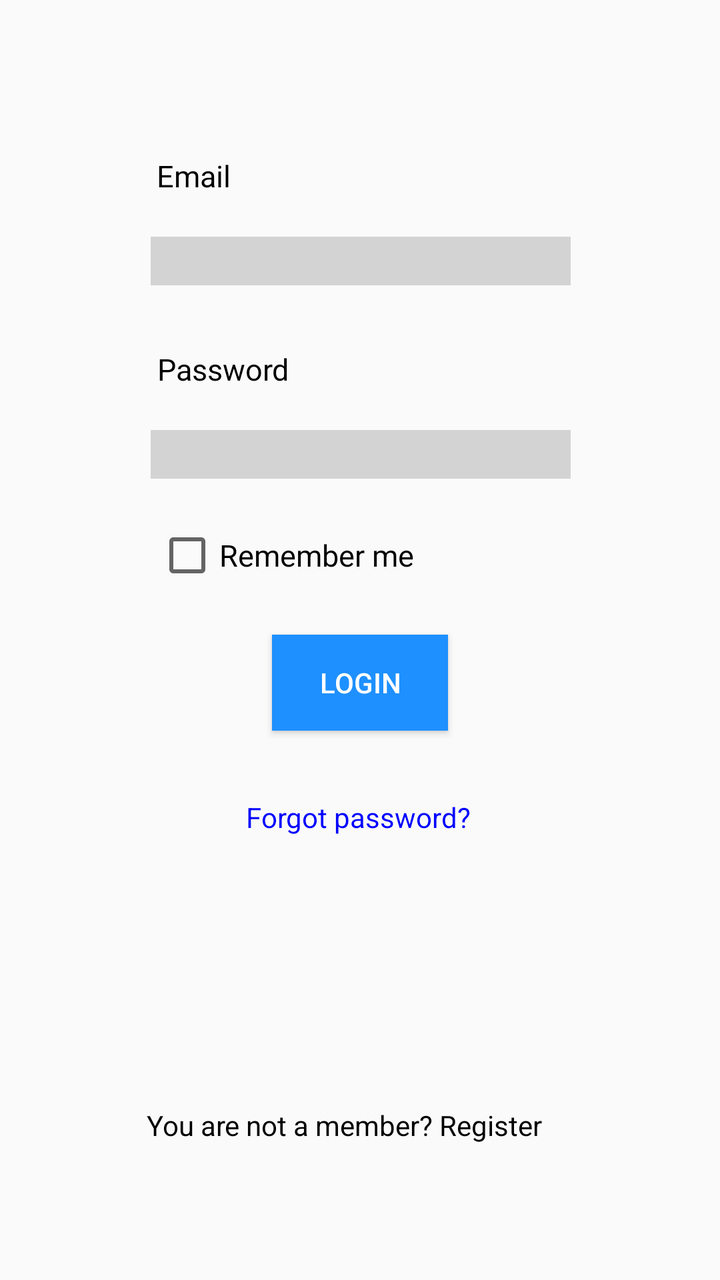
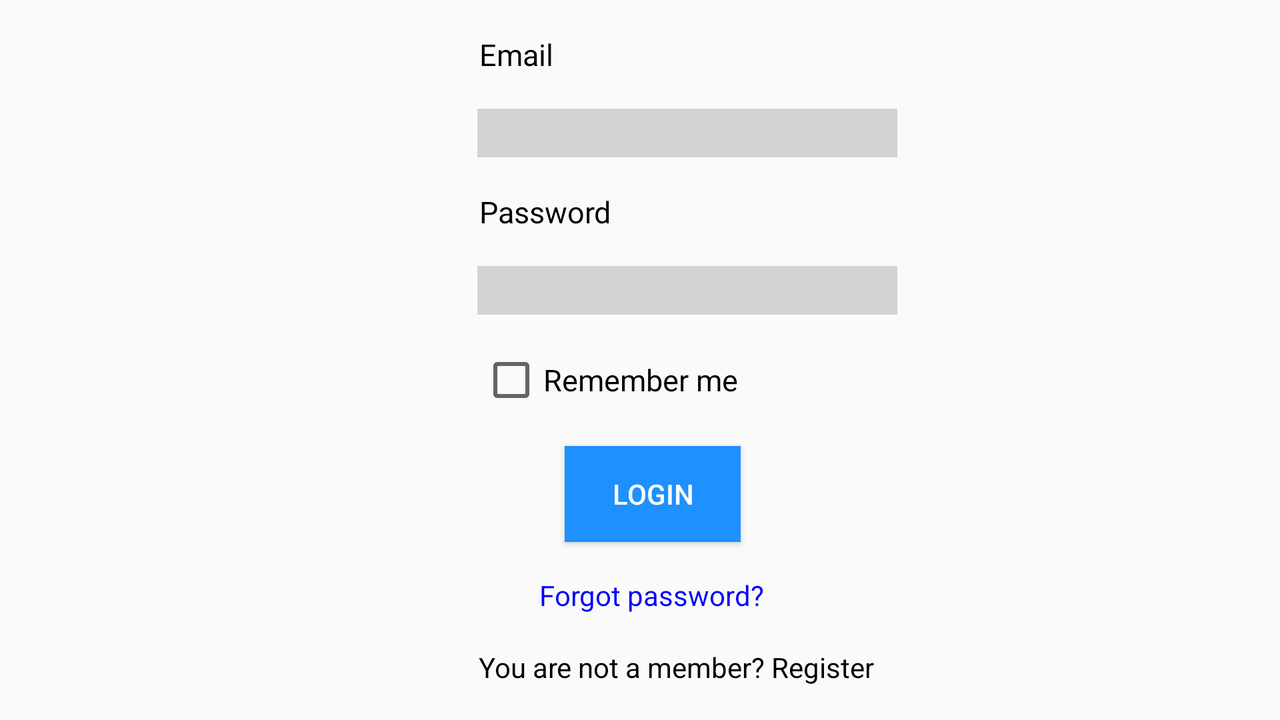

One screen, two layout resources from the same app: the default and the repository's alternative for another configuration. Each is rendered where Android would select it; the XML of both is given below.
<!-- AndroidManifest.xml: application theme AppTheme -->
<!-- res/layout/fragment_customer.xml -->
<?xml version="1.0" encoding="utf-8"?>
<FrameLayout xmlns:android="http://schemas.android.com/apk/res/android"
    xmlns:app="http://schemas.android.com/apk/res-auto"
    xmlns:tools="http://schemas.android.com/tools"
    android:id="@+id/customer_portrait_fragment"
    android:layout_width="match_parent"
    android:layout_height="match_parent"
    tools:context=".CustomerCompleteSignUpFragment">

    
    <android.support.constraint.ConstraintLayout xmlns:android="http://schemas.android.com/apk/res/android"
        xmlns:app="http://schemas.android.com/apk/res-auto"
        xmlns:tools="http://schemas.android.com/tools"
        android:layout_width="match_parent"
        android:layout_height="match_parent"
        tools:context=".ContraintPractise">


        <EditText
            android:id="@+id/customer_email"
            android:layout_width="wrap_content"
            android:layout_height="wrap_content"
            android:layout_marginBottom="8dp"
            android:layout_marginEnd="8dp"
            android:layout_marginStart="8dp"
            android:layout_marginTop="92dp"
            android:background="@color/textBoxColor"
            android:ems="10"
            android:inputType="textEmailAddress"
            app:layout_constraintBottom_toBottomOf="parent"
            app:layout_constraintEnd_toEndOf="parent"
            app:layout_constraintHorizontal_bias="0.503"
            app:layout_constraintStart_toStartOf="parent"
            app:layout_constraintTop_toTopOf="parent"
            app:layout_constraintVertical_bias="0.051" />

        <Button
            android:id="@+id/login_button"
            android:layout_width="wrap_content"
            android:layout_height="wrap_content"
            android:layout_marginBottom="8dp"
            android:layout_marginEnd="8dp"
            android:layout_marginStart="8dp"
            android:layout_marginTop="8dp"
            android:background="@color/loginButtonBlue"
            android:text="@string/login_text"
            android:textColor="@color/loginWhiteColor"
            app:layout_constraintBottom_toBottomOf="parent"
            app:layout_constraintEnd_toEndOf="parent"
            app:layout_constraintStart_toStartOf="parent"
            app:layout_constraintTop_toBottomOf="@+id/remember_me_checkbox"
            app:layout_constraintVertical_bias="0.056" />

        <CheckBox
            android:id="@+id/remember_me_checkbox"
            android:layout_width="wrap_content"
            android:layout_height="wrap_content"
            android:layout_marginBottom="8dp"
            android:layout_marginEnd="8dp"
            android:layout_marginStart="8dp"
            android:layout_marginTop="20dp"
            android:ems="10"
            android:text="@string/remember_me"
            android:textColor="@color/textBlackColor"
            android:textSize="15sp"
            app:layout_constraintBottom_toBottomOf="parent"
            app:layout_constraintEnd_toEndOf="parent"
            app:layout_constraintHorizontal_bias="0.416"
            app:layout_constraintStart_toStartOf="parent"
            app:layout_constraintTop_toBottomOf="@+id/customer_password"
            app:layout_constraintVertical_bias="0.007" />

        <EditText
            android:id="@+id/customer_password"
            android:layout_width="wrap_content"
            android:layout_height="wrap_content"
            android:layout_marginBottom="8dp"
            android:layout_marginEnd="8dp"
            android:layout_marginStart="8dp"
            android:layout_marginTop="8dp"
            android:background="@color/textBoxColor"
            android:ems="10"
            android:inputType="textPassword"
            app:layout_constraintBottom_toBottomOf="parent"
            app:layout_constraintEnd_toEndOf="parent"
            app:layout_constraintHorizontal_bias="0.503"
            app:layout_constraintStart_toStartOf="parent"
            app:layout_constraintTop_toBottomOf="@+id/customer_email"
            app:layout_constraintVertical_bias="0.141" />

        <TextView
            android:id="@+id/textView2"
            android:layout_width="wrap_content"
            android:layout_height="wrap_content"
            android:layout_marginBottom="8dp"
            android:layout_marginEnd="8dp"
            android:layout_marginStart="8dp"
            android:layout_marginTop="8dp"
            android:ems="10"
            android:text="@string/email_text"
            android:textColor="@color/textBlackColor"
            android:textSize="15sp"
            app:layout_constraintBottom_toTopOf="@+id/customer_email"
            app:layout_constraintEnd_toEndOf="parent"
            app:layout_constraintHorizontal_bias="0.421"
            app:layout_constraintStart_toStartOf="parent"
            app:layout_constraintTop_toTopOf="parent"
            app:layout_constraintVertical_bias="0.85" />

        <TextView
            android:id="@+id/textView3"
            android:layout_width="wrap_content"
            android:layout_height="wrap_content"
            android:layout_marginBottom="8dp"
            android:layout_marginEnd="8dp"
            android:layout_marginStart="8dp"
            android:layout_marginTop="8dp"
            android:ems="10"
            android:text="@string/password_text"
            android:textColor="@color/textBlackColor"
            android:textSize="15sp"
            app:layout_constraintBottom_toTopOf="@+id/customer_password"
            app:layout_constraintEnd_toEndOf="parent"
            app:layout_constraintHorizontal_bias="0.423"
            app:layout_constraintStart_toStartOf="parent"
            app:layout_constraintTop_toBottomOf="@+id/customer_email"
            app:layout_constraintVertical_bias="0.659" />

        <TextView
            android:id="@+id/customer_register"
            android:layout_width="wrap_content"
            android:layout_height="21dp"
            android:layout_marginBottom="8dp"
            android:layout_marginEnd="8dp"
            android:layout_marginStart="8dp"
            android:layout_marginTop="8dp"
            android:ems="13"
            android:text="@string/member_text"
            android:textColor="@color/textBlackColor"
            app:layout_constraintBottom_toBottomOf="parent"
            app:layout_constraintEnd_toEndOf="parent"
            app:layout_constraintHorizontal_bias="0.497"
            app:layout_constraintStart_toStartOf="parent"
            app:layout_constraintTop_toTopOf="parent"
            app:layout_constraintVertical_bias="0.904" />

        <TextView
            android:id="@+id/customer_forgot_password"
            android:layout_width="wrap_content"
            android:layout_height="18dp"
            android:layout_marginBottom="8dp"
            android:layout_marginEnd="8dp"
            android:layout_marginStart="8dp"
            android:layout_marginTop="352dp"
            android:ems="7"
            android:text="@string/forgot_password"
            android:textColor="@color/registerBlueColor"
            app:layout_constraintBottom_toTopOf="@+id/customer_register"
            app:layout_constraintEnd_toEndOf="parent"
            app:layout_constraintStart_toStartOf="parent"
            app:layout_constraintTop_toTopOf="parent"
            app:layout_constraintVertical_bias="0.269" />

    </android.support.constraint.ConstraintLayout>


</FrameLayout>
<!-- resources referenced by this layout -->
<resources>
  <color name="loginButtonBlue">#1E90FF</color>
  <color name="loginWhiteColor">#FFFFFF</color>
  <color name="registerBlueColor">#0000FF</color>
  <color name="textBlackColor">#000000</color>
  <color name="textBoxColor">#D3D3D3</color>
  <string name="email_text">Email</string>
  <string name="forgot_password">Forgot password?</string>
  <string name="login_text">Login</string>
  <string name="member_text">You are not a member? Register</string>
  <string name="password_text">Password</string>
  <string name="remember_me">Remember me</string>
  <style name="AppTheme" parent="Theme.AppCompat.Light.DarkActionBar">
          
          <item name="colorPrimary">@color/colorPrimary</item>
          <item name="colorPrimaryDark">@color/colorPrimaryDark</item>
          <item name="colorAccent">@color/colorAccent</item>
      </style>
  <color name="colorPrimary">#3F51B5</color>
  <color name="colorPrimaryDark">#303F9F</color>
  <color name="colorAccent">#FF4081</color>
</resources>
<!-- res/layout-land/fragment_customer.xml (the repository's variant of the layout above) -->
<!-- drawn on the phone turned sideways -->
<?xml version="1.0" encoding="utf-8"?>
<FrameLayout xmlns:android="http://schemas.android.com/apk/res/android"
    xmlns:app="http://schemas.android.com/apk/res-auto"
    xmlns:tools="http://schemas.android.com/tools"
    android:id="@+id/customer_landscape_fragment"
    android:layout_width="match_parent"
    android:layout_height="match_parent"
    tools:context=".CustomerCompleteSignUpFragment">

    
    <android.support.constraint.ConstraintLayout xmlns:android="http://schemas.android.com/apk/res/android"
        xmlns:app="http://schemas.android.com/apk/res-auto"
        xmlns:tools="http://schemas.android.com/tools"
        android:layout_width="match_parent"
        android:layout_height="match_parent"
        tools:context=".ContraintPractise">


        <EditText
            android:id="@+id/customer_email"
            android:layout_width="wrap_content"
            android:layout_height="wrap_content"
            android:layout_marginEnd="8dp"
            android:layout_marginStart="8dp"
            android:background="@color/textBoxColor"
            android:ems="10"
            android:inputType="textEmailAddress"
            app:layout_constraintBottom_toTopOf="@+id/textView3"
            app:layout_constraintEnd_toEndOf="parent"
            app:layout_constraintHorizontal_bias="0.331"
            app:layout_constraintStart_toStartOf="@+id/guideline"
            app:layout_constraintTop_toBottomOf="@+id/textView2" />

        <Button
            android:id="@+id/login_button"
            android:layout_width="wrap_content"
            android:layout_height="wrap_content"
            android:layout_marginEnd="8dp"
            android:layout_marginStart="8dp"
            android:background="@color/loginButtonBlue"
            android:text="@string/login_text"
            android:textColor="@color/loginWhiteColor"
            app:layout_constraintBottom_toTopOf="@+id/customer_forgot_password"
            app:layout_constraintEnd_toEndOf="parent"
            app:layout_constraintHorizontal_bias="0.339"
            app:layout_constraintStart_toStartOf="@+id/guideline"
            app:layout_constraintTop_toBottomOf="@+id/remember_me_checkbox" />

        <CheckBox
            android:id="@+id/remember_me_checkbox"
            android:layout_width="wrap_content"
            android:layout_height="wrap_content"
            android:layout_marginEnd="8dp"
            android:layout_marginStart="8dp"
            android:ems="10"
            android:text="@string/remember_me"
            android:textColor="@color/textBlackColor"
            android:textSize="15sp"
            app:layout_constraintBottom_toTopOf="@+id/login_button"
            app:layout_constraintEnd_toEndOf="parent"
            app:layout_constraintHorizontal_bias="0.298"
            app:layout_constraintStart_toStartOf="@+id/guideline"
            app:layout_constraintTop_toBottomOf="@+id/customer_password" />

        <EditText
            android:id="@+id/customer_password"
            android:layout_width="wrap_content"
            android:layout_height="wrap_content"
            android:layout_marginEnd="8dp"
            android:layout_marginStart="8dp"
            android:background="@color/textBoxColor"
            android:ems="10"
            android:inputType="textPassword"
            app:layout_constraintBottom_toTopOf="@+id/remember_me_checkbox"
            app:layout_constraintEnd_toEndOf="parent"
            app:layout_constraintHorizontal_bias="0.331"
            app:layout_constraintStart_toStartOf="@+id/guideline"
            app:layout_constraintTop_toBottomOf="@+id/textView3" />

        <TextView
            android:id="@+id/textView2"
            android:layout_width="wrap_content"
            android:layout_height="wrap_content"
            android:layout_marginEnd="8dp"
            android:layout_marginStart="8dp"
            android:ems="10"
            android:text="@string/email_text"
            android:textColor="@color/textBlackColor"
            android:textSize="15sp"
            app:layout_constraintBottom_toTopOf="@+id/customer_email"
            app:layout_constraintEnd_toEndOf="parent"
            app:layout_constraintHorizontal_bias="0.298"
            app:layout_constraintStart_toStartOf="@+id/guideline"
            app:layout_constraintTop_toTopOf="parent" />

        <TextView
            android:id="@+id/textView3"
            android:layout_width="wrap_content"
            android:layout_height="wrap_content"
            android:layout_marginEnd="8dp"
            android:layout_marginStart="8dp"
            android:ems="10"
            android:text="@string/password_text"
            android:textColor="@color/textBlackColor"
            android:textSize="15sp"
            app:layout_constraintBottom_toTopOf="@+id/customer_password"
            app:layout_constraintEnd_toEndOf="parent"
            app:layout_constraintHorizontal_bias="0.298"
            app:layout_constraintStart_toStartOf="@+id/guideline"
            app:layout_constraintTop_toBottomOf="@+id/customer_email" />

        <TextView
            android:id="@+id/customer_register"
            android:layout_width="wrap_content"
            android:layout_height="wrap_content"
            android:layout_marginEnd="8dp"
            android:layout_marginStart="8dp"
            android:ems="13"
            android:text="@string/member_text"
            android:textColor="@color/textBlackColor"
            app:layout_constraintBottom_toBottomOf="parent"
            app:layout_constraintEnd_toEndOf="parent"
            app:layout_constraintHorizontal_bias="0.336"
            app:layout_constraintStart_toStartOf="@+id/guideline"
            app:layout_constraintTop_toBottomOf="@+id/customer_forgot_password" />

        <TextView
            android:id="@+id/customer_forgot_password"
            android:layout_width="wrap_content"
            android:layout_height="wrap_content"
            android:layout_marginEnd="8dp"
            android:layout_marginStart="8dp"
            android:ems="7"
            android:text="@string/forgot_password"
            android:textColor="@color/registerBlueColor"
            app:layout_constraintBottom_toTopOf="@+id/customer_register"
            app:layout_constraintEnd_toEndOf="parent"
            app:layout_constraintHorizontal_bias="0.329"
            app:layout_constraintStart_toStartOf="@+id/guideline"
            app:layout_constraintTop_toBottomOf="@+id/login_button" />

        <android.support.constraint.Guideline
            android:id="@+id/guideline"
            android:layout_width="wrap_content"
            android:layout_height="wrap_content"
            android:orientation="vertical"
            app:layout_constraintGuide_begin="140dp" />

    </android.support.constraint.ConstraintLayout>


</FrameLayout>
